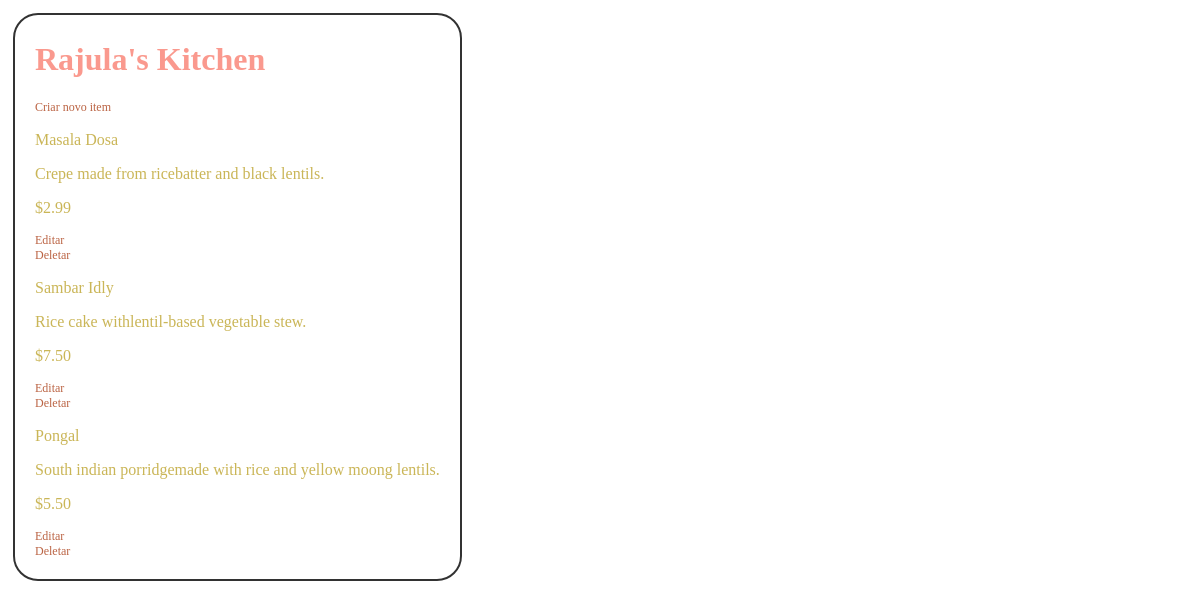
Page /restaurants/1/menu/ on the committed database.
### database_setup.py (models this page shows, shortened)
class Restaurant(Base):
    __tablename__ = 'restaurant'
    id = Column(Integer, primary_key=True)
    name = Column(String(250), nullable=False)
    picture = Column(String(250))
    user_id = Column(Integer, ForeignKey('user.id'))
    user = relationship(User)

class MenuItem(Base):
    __tablename__ = 'menu_item'
    name = Column(String(80), nullable=False)
    id = Column(Integer, primary_key=True)
    description = Column(String(250))
    price = Column(String(8))
    restaurant_id = Column(Integer, ForeignKey('restaurant.id'))
    restaurant = relationship(Restaurant)
    user_id = Column(Integer, ForeignKey('user.id'))
    user = relationship(User)

### project.py (the view)
@app.route('/restaurants/<int:restaurant_id>/')
@app.route('/restaurants/<int:restaurant_id>/menu/')
def restaurantMenu(restaurant_id):
    restaurant = session.query(Restaurant).filter_by(id=restaurant_id).one()
    items = session.query(
        MenuItem).filter_by(restaurant_id=restaurant_id).all()
    return render_template('menu.html', restaurant=restaurant, items=items)

### templates/menu.html (shortened to what this page needs)
<html>
<head>
  <link rel=stylesheet type=text/css href="{{ url_for('static', filename='main.css') }}">
</head>
<body>
  <div class='pane'>
    <h1>{{restaurant.name}}</h1>
    {% if items !=[] %}
    <a href='{{url_for('newMenuItem', restaurant_id = restaurant.id)}}'>Criar novo item</a>
    <div>
      {% for i in items %}
      <p>{{i.name}}</p>
      <p>{{i.description}}</p>
      <p>{{i.price}}</p>
      <a href='{{url_for('editMenuItem', restaurant_id=restaurant.id, menu_id=i.id)}}'>Editar</a>
      <a href='{{url_for('deleteMenuItem', restaurant_id=restaurant.id, menu_id=i.id)}}'>Deletar</a>
      {% endfor %}
    </div>
    {% else %}
    <p> Você não tem itens no menu. <p>
        <a href='{{url_for('newMenuItem', restaurant_id = restaurant.id)}}'>Criar novo item</a>
        {% endif %}
  </div>
</body>
</html>

### static/main.css (style rules this page uses)
body { font-family: Tahoma; background-position: center; background-size: cover }
h1 { font-family: Tahoma; color: #7B895B }
h1, h2, h3, h4 { color: #FA8072; font-weight: bold; }
p { color: #BEA42E; }
a { text-decoration: none; color: #AB3E16; font-size: .75em; }
.pane { position: absolute; border: 2px solid; opacity: 0.8; filter: alpha(opacity=60); border-radius: 25px; padding: 20px; padding-top: 5px; margin: 5px; border-color: #000000; background-color: #ffffff; }

### rows in the picture
Restaurant: name "Rajula's Kitchen"
MenuItem: name "Masala Dosa", description "Crepe made from ricebatter and black lentils.", price "$2.99"
MenuItem: name "Sambar Idly", description "Rice cake withlentil-based vegetable stew.", price "$7.50"
MenuItem: name "Pongal", description "South indian porridgemade with rice and yellow moong lentils.", price "$5.50"
